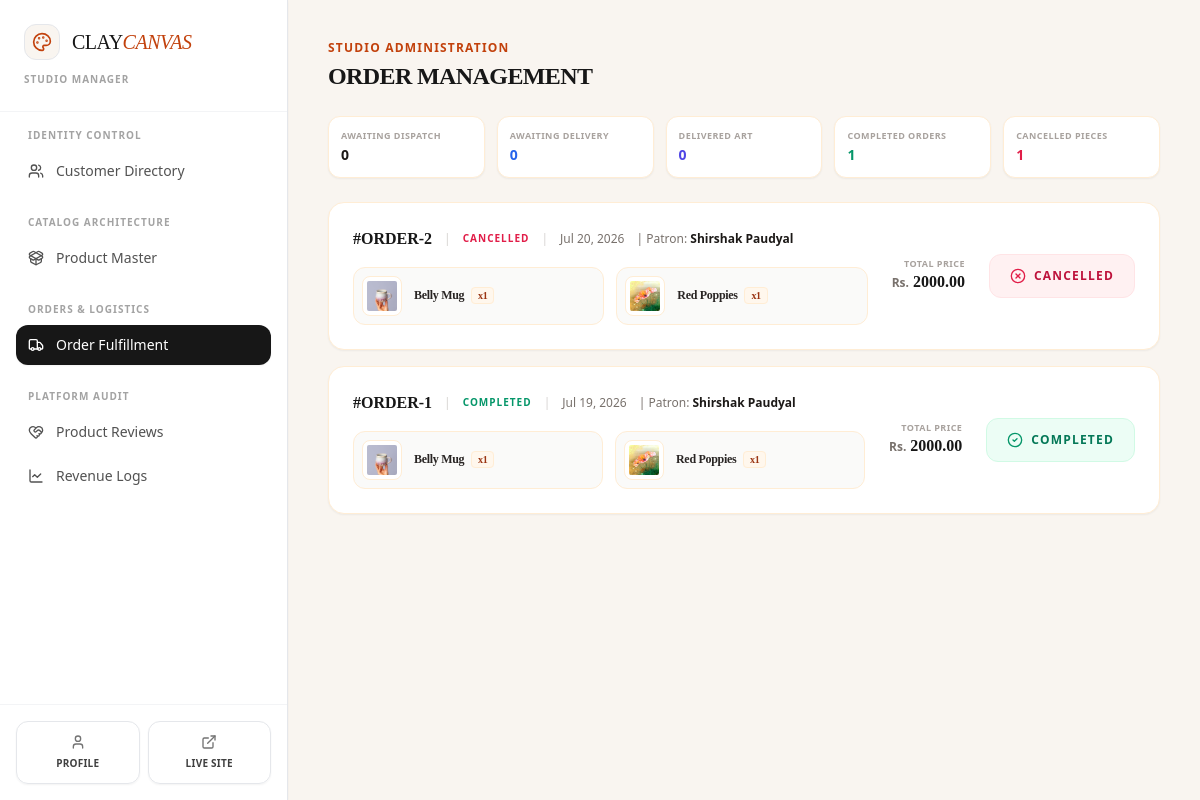
The page /dashboard/admin/?section=order-fulfillment (signed in) on the database as committed earlier.
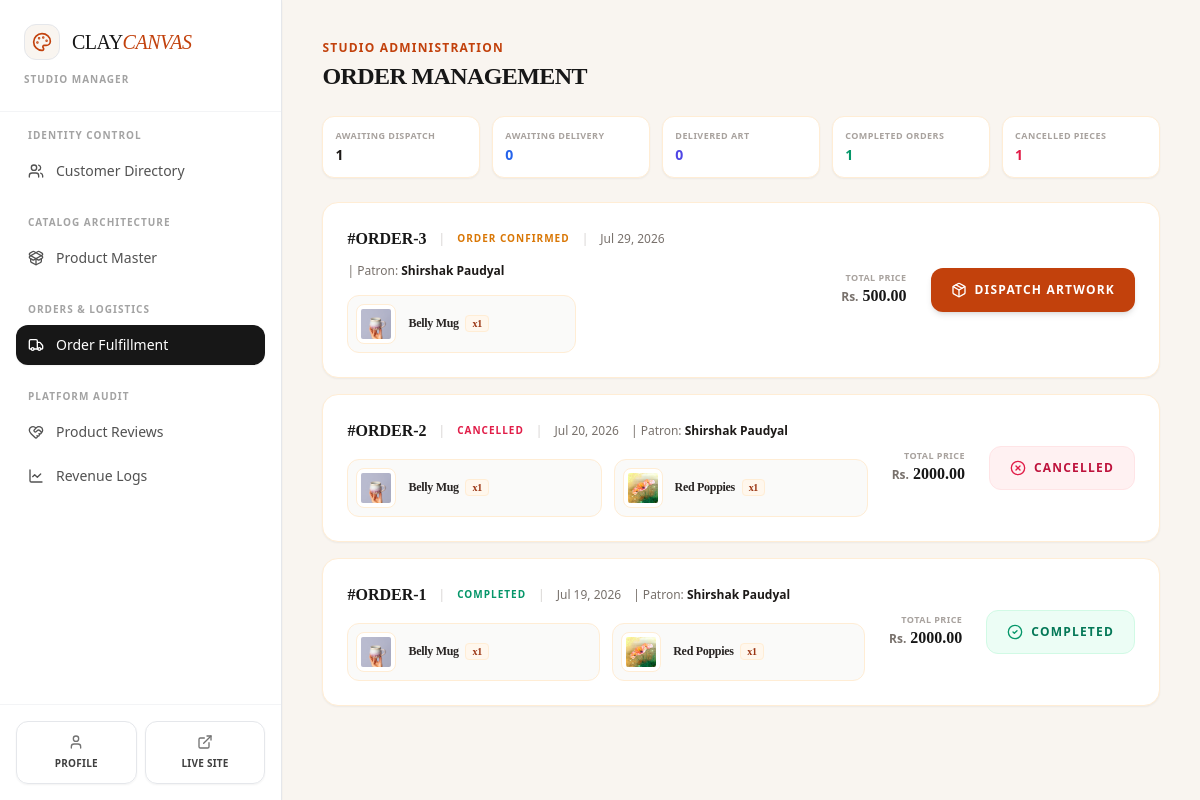
The same page on the database as committed later.
### cc_app/models.py (models this page shows, shortened)
class Order(models.Model):
    class Status(models.TextChoices):
        CONFIRMED = 'confirmed', 'Order Confirmed'
        SHIPPING = 'shipping', 'In Transit'
        DELIVERED = 'delivered', 'Delivered'
        COMPLETED = 'completed', 'Completed'
        CANCELLED = 'cancelled', 'Cancelled'
    class PaymentMethod(models.TextChoices):
        ESEWA = 'esewa', 'eSewa'
        COD = 'cod', 'Cash on Delivery'
    customer = models.ForeignKey(User, on_delete=models.CASCADE, related_name='orders')
    total_amount = models.DecimalField(max_digits=12, decimal_places=2)
    status = models.CharField(max_length=20, choices=Status.choices, default=Status.CONFIRMED)
    transaction_id = models.CharField(max_length=100, blank=True, null=True, help_text="Payment provider tracking reference ID")
    shipping_address = models.TextField()
    payment_method = models.CharField(max_length=20, choices=PaymentMethod.choices, default=PaymentMethod.ESEWA)
    created_at = models.DateTimeField(auto_now_add=True)

class User(AbstractUser):
    phone = models.CharField(max_length=20, blank=True)
    address = models.TextField(blank=True)
    profile_picture = models.ImageField(upload_to='images/user/', blank=True, null=True)

class OrderItem(models.Model):
    order = models.ForeignKey(Order, on_delete=models.CASCADE, related_name='items')
    product = models.ForeignKey(Product, on_delete=models.CASCADE)
    price_at_purchase = models.DecimalField(max_digits=10, decimal_places=2)
    quantity = models.PositiveIntegerField(default=1)

class Product(models.Model):
    class Category(models.TextChoices):
        PAINTINGS = 'paintings', 'Original Paintings'
        POTTERY = 'pottery', 'Handmade Pottery'
        CERAMICS = 'ceramics', 'Sculptures & Ceramics'
        PRINTS = 'prints', 'Canvas & Fine Art Prints'
        ACCESSORIES = 'accessories', 'Art Supplies & Displays'
    name = models.CharField(max_length=255)
    category = models.CharField(max_length=30, choices=Category.choices)
    description = models.TextField(help_text="Detailed description of the artwork, dimensions, and materials used.")
    price = models.DecimalField(max_digits=10, decimal_places=2)
    stock = models.PositiveIntegerField(default=1, help_text="Set to 1 for unique, original one-off masterworks.")
    product_image = models.ImageField(upload_to='images/products/')
    is_active = models.BooleanField(default=True)
    created_at = models.DateTimeField(auto_now_add=True)

### cc_app/views/dashboard.py (the view)
# urls.py: path('dashboard/admin/', admin_dashboard_view, name='admin_dashboard'),
@login_required
def admin_dashboard_view(request):
    if not request.user.is_staff:
        messages.error(request, "You do not have permission to access the admin dashboard.")
        return redirect('/')
    section = request.GET.get('section', 'customer-management')
    context = {
        'section': section,
        'awaiting_dispatch_count': Order.objects.filter(status='confirmed').count(),
        'awaiting_delivery_count': Order.objects.filter(status='shipping').count(),
        'delivered_count': Order.objects.filter(status='delivered').count(),
        'completed_count': Order.objects.filter(status='completed').count(),
        'cancelled_count': Order.objects.filter(status='cancelled').count(),
        'total_gross_revenue': Order.objects.filter(status='completed').aggregate(total=models.Sum('total_amount'))['total'] or 0,
    }
    if section == 'customer-management':
        context['customers'] = User.objects.filter(is_staff=False).order_by('-date_joined')
    elif section == 'product-management':
        context['products'] = Product.objects.all().order_by('-created_at')
    elif section == 'order-fulfillment':
        context['orders'] = Order.objects.all().order_by('-created_at')
    elif section == 'product-reviews':
        context['reviews'] = Review.objects.all().order_by('-created_at')
    elif section == 'revenue-logs':
        context['revenue_logs'] = Order.objects.filter(status='completed').order_by('-created_at')
    return render(request,'dashboard/admin_dashboard.html', context)

### cc_app/templates/dashboard/admin_dashboard.html (shortened to what the changed rows need)
<!DOCTYPE html>
<html lang="en">
<head>
    {% load static %}
    <link href="{% static 'css/styles.css' %}" rel="stylesheet" />
</head>
<body class="bg-[#f9f5f0] flex min-h-screen overflow-hidden text-neutral-900">
    <aside class="w-72 bg-white flex flex-col shadow-sm relative z-30 border-r border-gray-200">
        <div class="p-6 border-b border-gray-100">
            <div class="flex items-center gap-3">
                <h1 class="text-xl font-serif font-normal tracking-tight text-neutral-900">
                    CLAY<span class="text-orange-700 italic font-light">CANVAS</span>
                </h1>
            </div>
        </div>
    </aside>
    <main class="flex-grow flex flex-col h-screen overflow-y-auto bg-[#f9f5f0] p-6 lg:p-10">
        <div class="max-w-7xl w-full mx-auto">
            {% if section == 'customer-management' or not section %}
                {% include 'dashboard/admin/_customer_management.html' %}
            {% elif section == 'product-management' %}
                {% include 'dashboard/admin/_product_management.html' %}
            {% elif section == 'order-fulfillment' %}
                {% include 'dashboard/admin/_order_fulfillment.html' %}
            {% elif section == 'product-reviews' %}
                {% include 'dashboard/admin/_product_reviews.html' %}
            {% elif section == 'revenue-logs' %}
                {% include 'dashboard/admin/_revenue_logs.html' %}
            {% endif %}
        </div>
    </main>
</body>
</html>

### cc_app/templates/dashboard/admin/_order_fulfillment.html (shortened to what the changed rows need)
<div class="space-y-6">
    <div class="flex flex-col xl:flex-row xl:items-center justify-between gap-6">
        <div>
            <h2 class="text-xs font-bold uppercase tracking-widest text-orange-700 mb-1">Studio Administration</h2>
            <h1 class="text-2xl font-bold text-stone-950 tracking-tight uppercase font-serif">Order Management</h1>
        </div>
        <div class="grid grid-cols-2 sm:grid-cols-5 gap-3 w-full xl:w-auto">
            <div class="bg-white border border-orange-100 rounded-xl p-3 flex flex-col justify-center min-w-[140px] shadow-sm">
                <span class="text-[9px] uppercase font-bold tracking-wider text-stone-400 block mb-0.5">Awaiting Dispatch</span>
                <span class="text-sm font-bold text-stone-900">{{ awaiting_dispatch_count }}</span>
            </div>
        </div>
    </div>
    <div class="space-y-4">
        {% for order in orders %}
            <div class="bg-white border border-orange-100 rounded-2xl p-6 flex flex-col lg:flex-row lg:items-center justify-between gap-6 hover:border-orange-200 transition-all shadow-sm group">
                <div class="space-y-4 flex-grow w-full">
                    <div class="flex flex-wrap items-center gap-3">
                        <span class="font-bold text-base text-stone-950 font-serif">#ORDER-{{ order.id }}</span>
                        <span class="text-xs text-stone-300 font-light">|</span>
                        <span class="text-[10px] font-bold uppercase tracking-widest
                            {% if order.status == 'confirmed' %} text-amber-600
                            {% elif order.status == 'shipping' %} text-blue-600
                            {% elif order.status == 'delivered' %} text-indigo-600
                            {% elif order.status == 'cancelled' %} text-rose-600
                            {% else %} text-emerald-600 {% endif %}">
                            {{ order.get_status_display }}
                        </span>
                        <span class="text-xs text-stone-300 font-light">|</span>
                        <span class="text-xs text-stone-500 font-medium">{{ order.created_at|date:"M d, Y" }}</span>
                        <span class="text-xs text-stone-500 font-medium">| Patron: <strong class="text-stone-900 font-semibold">{{ order.customer.get_full_name }}</strong></span>
                    </div>
                    <div class="grid grid-cols-1 sm:grid-cols-2 gap-3 max-w-4xl">
                        {% for item in order.items.all %}
                            <div class="flex items-center gap-3 bg-stone-50 border border-orange-100 p-2 rounded-xl">
                                <div class="w-10 h-10 bg-white border border-orange-100 rounded-lg overflow-hidden flex items-center justify-center p-1 shrink-0">
                                    {% if item.product.product_image %}
                                        <img src="{{ item.product.product_image.url }}" alt="{{ item.product.name }}" class="w-full h-full object-cover rounded-sm">
                                    {% else %}
                                        <i data-lucide="palette" class="w-5 h-5 text-stone-300"></i>
                                    {% endif %}
                                </div>
                                <span class="text-stone-800 text-xs font-bold tracking-tight truncate flex-grow font-serif">
                                    {{ item.product.name }}
                                    <span class="text-orange-800 bg-orange-50 px-1.5 py-0.5 rounded border border-orange-100 text-[10px] font-bold ml-1">x{{ item.quantity }}</span>
                                </span>
                            </div>
                        {% endfor %}
                    </div>
                </div>
                <div class="flex flex-wrap sm:flex-nowrap items-center justify-between lg:justify-end gap-6 border-t lg:border-t-0 border-stone-100 pt-4 lg:pt-0 shrink-0 w-full lg:w-auto">
                    <div class="flex flex-col lg:text-right">
                        <span class="text-[9px] uppercase font-bold tracking-wider text-stone-400">Total Price</span>
                        <div class="flex items-baseline gap-0.5">
                            <span class="text-xs font-bold text-stone-500 mr-0.5">Rs.</span>
                            <span class="text-base font-bold text-orange-950 font-serif">{{ order.total_amount }}</span>
                        </div>
                    </div>
                    <div class="flex items-center gap-2 w-full sm:w-auto justify-end">
                        {% if order.status == 'confirmed' %}
                        <a href="/order/dispatch/{{ order.id }}" class="bg-orange-700 hover:bg-orange-800 text-white font-bold h-11 px-5 rounded-xl transition-all flex items-center justify-center gap-2 text-xs uppercase tracking-widest whitespace-nowrap shadow-md">
                            <i data-lucide="package" class="w-4 h-4"></i>
                            <span>Dispatch Artwork</span>
                        </a>
                        {% elif order.status == 'delivered' %}
                        <div class="bg-stone-50 border border-orange-100 text-stone-600 font-bold h-11 px-5 rounded-xl flex items-center justify-center gap-2 text-xs uppercase tracking-widest select-none min-w-[110px]">
                            <i data-lucide="clock" class="w-4 h-4 text-indigo-600"></i>
                            <span>Awaiting Handover</span>
                        </div>
                        {% elif order.status == 'cancelled' %}
                        <div class="bg-rose-50 border border-rose-100 text-rose-700 font-bold h-11 px-5 rounded-xl flex items-center justify-center gap-2 text-xs uppercase tracking-widest select-none min-w-[110px]">
                            <i data-lucide="x-circle" class="w-4 h-4 text-rose-600"></i>
                            <span>Cancelled</span>
                        </div>
                        {% else %}
                        <div class="bg-emerald-50 border border-emerald-100 text-emerald-700 font-bold h-11 px-5 rounded-xl flex items-center justify-center gap-2 text-xs uppercase tracking-widest select-none min-w-[110px]">
                            <i data-lucide="check-circle-2" class="w-4 h-4 text-emerald-600"></i>
                            <span>Completed</span>
                        </div>
                        {% endif %}
                    </div>
                </div>
            </div>
        {% endfor %}
    </div>
</div>

Rows that differ between the two databases and show on the page:
added Order: id "3", status "ORDER CONFIRMED", created_at "Jul 29, 2026", customer.get_full_name "Shirshak Paudyal", total_amount "500.00"
added OrderItem: product.product_image (picture), product.name "Belly Mug", quantity "1", shown under "3"
Other text that changed with them:
{{ awaiting_dispatch_count }}: "0" → "1"
